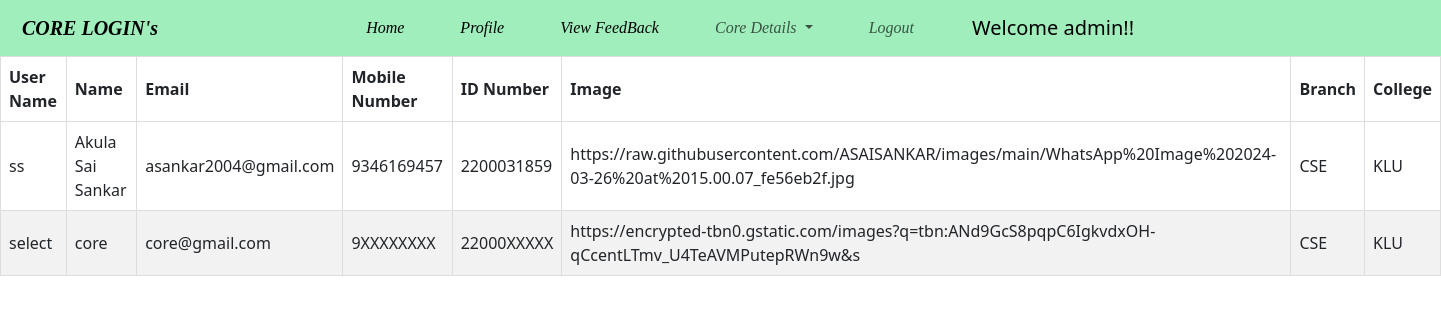
The page /core/profileview/ (signed in) on the database its author committed.
### yogacore/models.py (models this page shows)
class Profile(models.Model):
    username=models.CharField(max_length=100)
    name = models.CharField(default="core",max_length=100)
    email=models.EmailField(default="core@gmail.com")
    phonenumber=models.CharField(default="9XXXXXXXX",max_length=10)
    idnumber=models.CharField(default="22000XXXXX",max_length=10)
    image=models.CharField(default="https://encrypted-tbn0.gstatic.com/images?q=tbn:ANd9GcS8pqpC6IgkvdxOH-qCcentLTmv_U4TeAVMPutepRWn9w&s",max_length=500)
    branch=models.CharField(default="CSE",max_length=10)
    college=models.CharField(default="KLU",max_length=10)
    class Meta:
        db_table="Profile"

### yogacore/views.py (the view)
# urls.py: path('profileview/',profileview,name='profileview'),
def profileview(request):
    details=Profile.objects.all()
    return render(request,'coredata.html',{'details':details})

### templates/coredata.html (shortened to what this page needs)
{% extends 'corenavbar.html' %}
{% load static %}
{% block body %}
<div align="center">
    <table>
        <thead>
            <tr>
                <th>User Name</th>
                <th>Name</th>
                <th>Email</th>
                <th>Mobile Number</th>
                <th>ID Number</th>
                <th>Image</th>
                <th>Branch</th>
                <th>College</th>
            </tr>
        </thead>
        <tbody>
            {% for detail in details %}
            <tr>
                <td>{{ detail.username }}</td>
                <td>{{ detail.name }}</td>
                <td>{{ detail.email }}</td>
                <td>{{ detail.phonenumber }}</td>
                <td>{{ detail.idnumber }}</td>
                <td>{{ detail.image }}</td>
                <td>{{ detail.branch }}</td>
                <td>{{ detail.college }}</td>
            </tr>
            {% endfor %}
        </tbody>
    </table>
</div>
{% endblock %}

### templates/corenavbar.html (shortened to what this page needs)
<!DOCTYPE html>
{% load static%}
<html lang="en">
<head>
    <link href="https://cdn.jsdelivr.net/npm/bootstrap@5.3.2/dist/css/bootstrap.min.css" rel="stylesheet">
</head>
<body>
<nav class="navbar navbar-expand-lg" style="background-color: #A1EEBD">
    <div class="container-fluid">
        <a class="navbar-brand">CORE LOGIN's</a>
        <div class="collapse navbar-collapse" id="navbarNav">
            <ul class="navbar-nav">
                <li class="nav-item">
                    <a class="nav-link active" aria-current="page" href="{% url 'corehome' %}">Home</a>
                </li>
                <li class="nav-item">
                    <a class="nav-link active" aria-current="page"  href="{% url 'profile' %}">Profile</a>
                </li>
                <li class="nav-item">
                    <a class="nav-link active" aria-current="page"  href="{% url 'viewfeed' %}">View FeedBack</a>
                </li>
               {% if user.username == 'ss' or 'president' or 'secretary' %}
                 <li class="nav-item dropdown">
          <a class="nav-link dropdown-toggle" href="#" role="button" data-bs-toggle="dropdown" aria-expanded="false">
            Core Details
          </a>
                 </li>
{% endif %}
                <li class="nav-item">
                    <a class="nav-link" href="{% url 'home' %}">Logout</a>
                </li>
            </ul>
            <span class="navbar-brand">
            {% if user.is_authenticated %}
                Welcome {{ user.username }}!!
            {% endif %}
        </span>
        </div>
    </div>
</nav>
{% block body %}
{% endblock %}
</body>
</html>

### templates/corenavbar.html (style rules this page uses)
.navbar-brand { margin-left: 10px; margin-right: 200px; }
.nav-link { margin-right: 40px; }
a { font-style: italic; font-weight: bold; font-family: cursive; }
table { border-collapse: collapse; width: 100%; }
th, td { border: 1px solid #dddddd; text-align: left; padding: 8px; }
tr:nth-child(even) { background-color: #f2f2f2; }

### rows shown on the page
Profile: username "ss", name "Akula Sai Sankar", email "asankar2004@gmail.com", phonenumber "9346169457", idnumber "2200031859", image "https://raw.githubusercontent.com/ASAISANKAR/images/main/WhatsApp%20Image%202024-03-26%20at%2015.00.07_fe56eb2f.jpg", branch "CSE", college "KLU"
Profile: username "select", name "core", email "core@gmail.com", phonenumber "9XXXXXXXX", idnumber "22000XXXXX", image "https://encrypted-tbn0.gstatic.com/images?q=tbn:ANd9GcS8pqpC6IgkvdxOH-qCcentLTmv_U4TeAVMPutepRWn9w&s", branch "CSE", college "KLU"

### other values the page prints
{{ user.username }} "admin"
